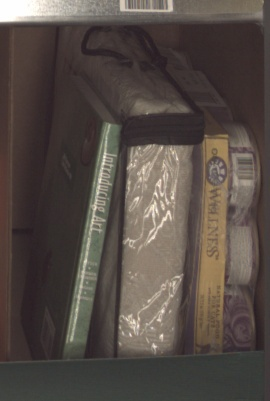
#> input picture distrib/set1/unchanged/pair_0000_inbound.jpg, 270 x 401 px; the run also reads 1 picture not shown here
$ python hack.py ../distrib/set1/unchanged/pair_0000_inbound.jpg ../distrib/set1/unchanged/pair_0000_outbound.jpg   (older library calls are emulated)
#> lines starting #> are read from the running program, lines starting #| are printed output that depends on the picture
'''
Created on Jun 27, 2014

@author: BrianTruong
'''

import numpy as np
import cv2
import sys
#from matplotlib import pyplot as plt

debug = False

def blur(img):
    sz = 9
    #kernel = np.ones((sz,sz),np.float32)/(sz*sz)
    #filtered = cv2.filter2D(img,-1,kernel)
    return cv2.GaussianBlur(img,(sz,sz),3.5)
#     d = 14
#     sigma = 150
#     return cv2.bilateralFilter(img, d, sigma, sigma)

def preprocess(img):
    descriptorExtractor = cv2.SIFT()

    kp, desc = descriptorExtractor.detectAndCompute(img, None)
    return kp, desc, cv2.drawKeypoints(img,kp)

def preprocess2(img):
    surf = cv2.SURF(200)
    return surf.detectAndCompute(img, None)

def hack(imgFile1, imgFile2):
    img1 = cv2.cvtColor(cv2.imread(imgFile1, cv2.IMREAD_COLOR), cv2.COLOR_RGB2GRAY)
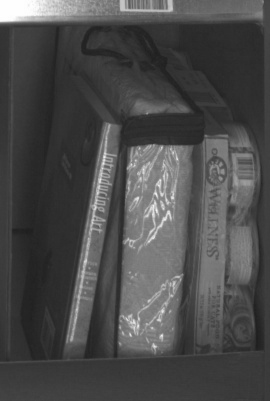
#> img1: shape (401, 270); min 30, max 255, mean 75.1
    img2 = cv2.cvtColor(cv2.imread(imgFile2, cv2.IMREAD_COLOR), cv2.COLOR_RGB2GRAY)
    #img1 = cv2.imread(imgFile1, cv2.IMREAD_GRAYSCALE)
    #img2 = cv2.imread(imgFile2, cv2.IMREAD_GRAYSCALE)
    if img1 is None or img2 is None:
        raise
    kp1, desc1, processed1 = preprocess(blur(img1))
#> in blur, `return cv2.GaussianBlur(img,(sz,sz),3.5)`:
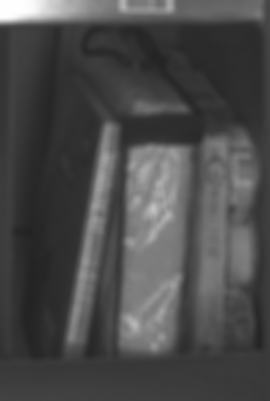
#> returned value: shape (401, 270); min 35, max 254, mean 75.1
#> in preprocess, `kp, desc = descriptorExtractor.detectAndCompute(img, None)`: kp = 34 keypoints; strongest (x, y, size): (145, 325, 36), (105, 159, 13.3), (156, 180, 43.6), (101, 182, 13.8)
#> kp1 has the same summary as kp in preprocess
    kp2, desc2, processed2 = preprocess(blur(img2))
#> kp2 has the same summary as kp in preprocess
    # [17 lines of commented-out code are left out]

    if desc1 is None or desc2 is None:
        return 0

    if len(desc1) == 0 or len(desc2) == 0:
        return 0

    # create BFMatcher object
    bf = cv2.BFMatcher(cv2.NORM_L2, crossCheck = True)

    matches = bf.match(desc1, desc2)
#> matches = 34 matches
    matches = [m for m in matches if m.distance < 96]
    return round(100 * (1 - float(2 * len(matches)) / (len(desc1) + len(desc2))))

'''
    # visualize the matches
    print '#matches:', len(matches)
    dist = [m.distance for m in matches]

    print 'distance: min: %.3f' % min(dist)
    print 'distance: mean: %.3f' % (sum(dist) / len(dist))
    print 'distance: max: %.3f' % max(dist)

    # threshold: half the mean
    thres_dist = (sum(dist) / len(dist)) * 0.5

    # keep only the reasonable matches
    sel_matches = [m for m in matches if m.distance < thres_dist]

    print '#selected matches:', len(sel_matches)

    # #####################################
    # visualization
    h1, w1 = img1.shape[:2]
    h2, w2 = img2.shape[:2]
    view = sp.zeros((max(h1, h2), w1 + w2, 3), sp.uint8)
    view[:h1, :w1, 0] = img1
    view[:h2, w1:, 0] = img2
    view[:, :, 1] = view[:, :, 0]
    view[:, :, 2] = view[:, :, 0]

    for m in sel_matches:
        # draw the keypoints
        # print m.queryIdx, m.trainIdx, m.distance
        color = tuple([sp.random.randint(0, 255) for _ in xrange(3)])
        cv2.line(view, (int(k1[m.queryIdx].pt[0]), int(k1[m.queryIdx].pt[1])) , (int(k2[m.trainIdx].pt[0] + w1), int(k2[m.trainIdx].pt[1])), color)


    cv2.imshow("view", view)
    cv2.waitKey()
'''


# [4 lines of commented-out code are left out]

if __name__ == '__main__':
    arr = sys.argv
    print("{0:.0f}".format(hack(arr[1], arr[2])))
